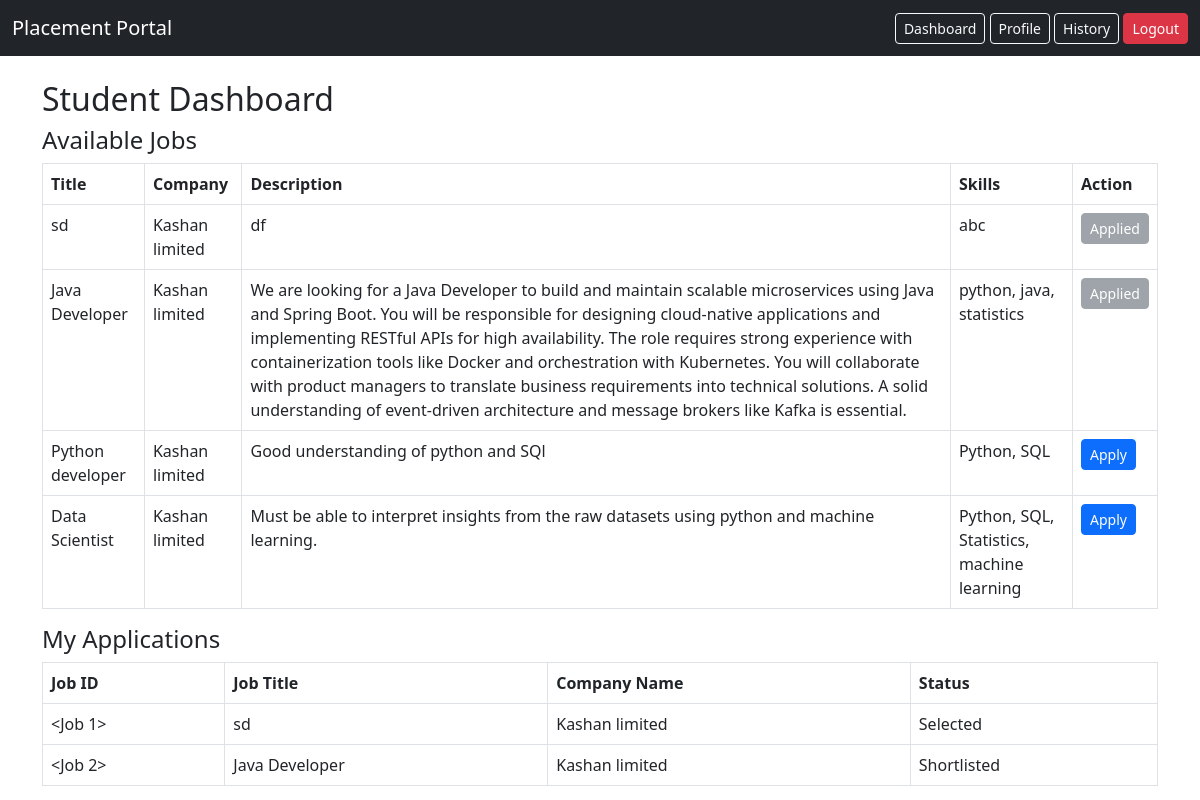
/student/dashboard (signed in), run on the app's committed database.
### models.py (models this page shows)
class Job(db.Model):
    __tablename__ = 'jobs'
    id = db.Column(db.Integer, primary_key=True)
    title = db.Column(db.String(150), nullable=False)
    description = db.Column(db.Text)
    status = db.Column(db.String(50), default='Pending')
    salary = db.Column(db.Integer)
    deadline = db.Column(db.Date)
    skills = db.Column(db.String(200))
    location = db.Column(db.String(200))
    cgpa_cutoff = db.Column(db.Float)
    approved = db.Column(db.Boolean, default=False)
    company_id = db.Column(
        db.Integer,
        db.ForeignKey('companies.id'),
        nullable=False
    )
    applications = db.relationship('Application', backref='job', lazy=True)

class Company(db.Model):
    __tablename__ = 'companies'
    id = db.Column(db.Integer, primary_key=True)
    name = db.Column(db.String(150), nullable=False)
    email = db.Column(db.String(120), unique=True, nullable=False)
    approved = db.Column(db.Boolean, default=False)
    industry = db.Column(db.String(100))
    password = db.Column(db.String(200), nullable=False)
    is_active = db.Column(db.Boolean, default=True)
    jobs = db.relationship('Job', backref='company', lazy=True)

class Application(db.Model):
    __tablename__ = 'applications'
    id = db.Column(db.Integer, primary_key=True)
    applied_on = db.Column(db.DateTime, default=datetime.utcnow)
    status = db.Column(db.String(50), default='Applied')
    student_id = db.Column(
        db.Integer,
        db.ForeignKey('students.id'),
        nullable=False
    )
    job_id = db.Column(
        db.Integer,
        db.ForeignKey('jobs.id'),
        nullable=False
    )
    __table_args__ = (
        db.UniqueConstraint('student_id', 'job_id', name='unique_student_job'),
    )

### app.py (the view)
@app.route('/student/dashboard')
def student_dashboard():
    if session.get('role') != 'student':
        return redirect(url_for('student_login'))
    student_id = session.get('user_id')
    jobs = Job.query.filter_by(approved=True, status="Active").all()
    applications = Application.query.filter_by(
        student_id=student_id).all()
    applied_job_ids = [a.job_id for a in applications]
    return render_template(
        'student_dashboard.html',
        jobs=jobs,
        applications=applications,
        applied_job_ids=applied_job_ids
    )

### templates/student_dashboard.html
{% extends "base.html" %}
{% block content %}
<h2>Student Dashboard</h2>
<h4>Available Jobs</h4>
<table class="table table-bordered">
<tr>
    <th>Title</th>
    <th>Company</th>
    <th>Description</th>
    <th>Skills</th>
    <th>Action</th>
</tr>
{% for job in jobs %}
<tr>
    <td>{{ job.title }}</td>
    <td>{{ job.company.name }}</td>
    <td>{{ job.description }}</td>
    <td>{{ job.skills }}</td>
    <td>
    {% if job.id in applied_job_ids %}
        <button class="btn btn-secondary btn-sm" disabled>Applied</button>
    {% else %}
        <a class="btn btn-primary btn-sm" href="/student/apply/{{ job.id }}">Apply</a>
    {% endif %}
    </td>
</tr>
{% endfor %}
</table>
<h4>My Applications</h4>
<table class="table table-bordered">
<tr>
    <th>Job ID</th>
    <th>Job Title</th>
    <th>Company Name</th>
    <th>Status</th>
</tr>
{% for a in applications %}
<tr>
    <td>{{ a.job }}</td>
    <td>{{ a.job.title }}</td>
    <td>{{ a.job.company.name }}</td>
    <td>{{ a.status }}</td>
</tr>
{% endfor %}
</table>
{% endblock %}

### data on the page
Job: title "sd", company.name "Kashan limited", description "df", skills "abc", shows "Applied"
Job: title "Java Developer", company.name "Kashan limited", description "We are looking for a Java Developer to build and maintain scalable microservices using Java and Spring Boot. You will be responsible for designing cloud-native applications and implementing RESTful APIs for high availability. The role requires strong experience with containerization tools like Docker and orchestration with Kubernetes. You will collaborate with product managers to translate business requirements into technical solutions. A solid understanding of event-driven architecture and message brokers like Kafka is essential.", skills "python, java, statistics", shows "Applied"
Job: title "Python developer", company.name "Kashan limited", description "Good understanding of python and SQl", skills "Python, SQL"
Job: title "Data Scientist", company.name "Kashan limited", description "Must be able to interpret insights from the raw datasets using python and machine learning.", skills "Python, SQL, Statistics, machine learning"
Application: job "<Job 1>", job "sd", job.company.name "Kashan limited", status "Selected"
Application: job "<Job 2>", job "Java Developer", job.company.name "Kashan limited", status "Shortlisted"
